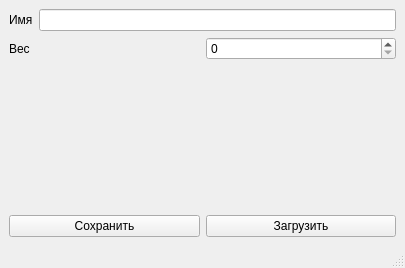
<?xml version="1.0" encoding="UTF-8"?>
<ui version="4.0">
 <class>MainWindow</class>
 <widget class="QMainWindow" name="MainWindow">
  <property name="geometry">
   <rect>
    <x>0</x>
    <y>0</y>
    <width>405</width>
    <height>268</height>
   </rect>
  </property>
  <property name="windowTitle">
   <string>MainWindow</string>
  </property>
  <widget class="QWidget" name="centralwidget">
   <layout class="QVBoxLayout" name="verticalLayout">
    <item>
     <layout class="QHBoxLayout" name="horizontalLayout">
      <item>
       <widget class="QLabel" name="label">
        <property name="text">
         <string>Имя</string>
        </property>
       </widget>
      </item>
      <item>
       <widget class="QLineEdit" name="name"/>
      </item>
     </layout>
    </item>
    <item>
     <layout class="QHBoxLayout" name="horizontalLayout_2">
      <item>
       <widget class="QLabel" name="label_2">
        <property name="text">
         <string>Вес</string>
        </property>
       </widget>
      </item>
      <item>
       <widget class="QSpinBox" name="weigth"/>
      </item>
     </layout>
    </item>
    <item>
     <spacer name="verticalSpacer">
      <property name="orientation">
       <enum>Qt::Vertical</enum>
      </property>
      <property name="sizeHint" stdset="0">
       <size>
        <width>20</width>
        <height>81</height>
       </size>
      </property>
     </spacer>
    </item>
    <item>
     <layout class="QHBoxLayout" name="horizontalLayout_3">
      <item>
       <widget class="QPushButton" name="save">
        <property name="text">
         <string>Сохранить</string>
        </property>
       </widget>
      </item>
      <item>
       <widget class="QPushButton" name="load">
        <property name="text">
         <string>Загрузить</string>
        </property>
       </widget>
      </item>
     </layout>
    </item>
   </layout>
  </widget>
  <widget class="QMenuBar" name="menubar">
   <property name="geometry">
    <rect>
     <x>0</x>
     <y>0</y>
     <width>405</width>
     <height>27</height>
    </rect>
   </property>
  </widget>
  <widget class="QStatusBar" name="statusbar"/>
 </widget>
 <resources/>
 <connections/>
</ui>
